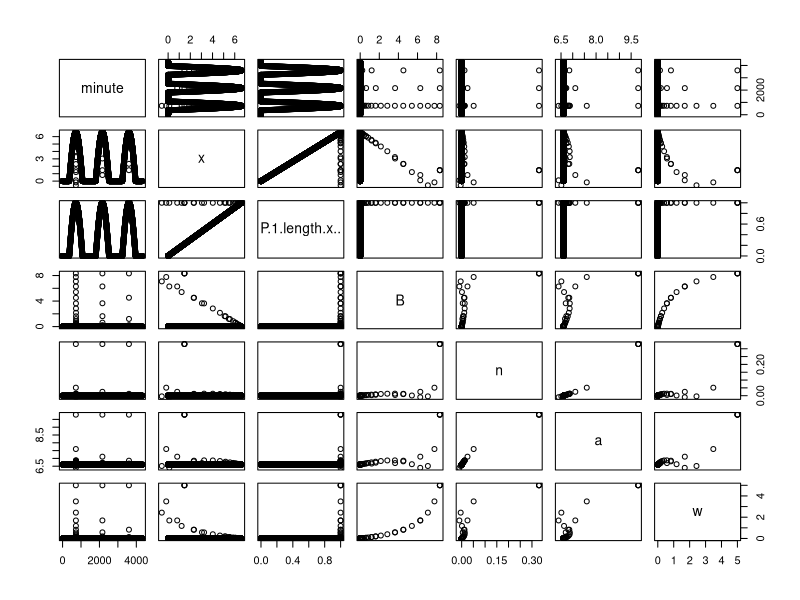

This chart was generated by the following R code:
#### Pitcher plant O2 simulation - stack algorithm
### Nathan Justice
## Last edited: 29June2015

# 6:00 sunrise = 360
# 12:00 noon = 720
# 18:00 sunset = 1080

## Variables ##

days <- 3 # total number of days
k <- 1 # carrying capacity
food <- FALSE # presence of food
feedingTime <- 720 # time at which food is added
foodWeight <- 5 # weight of food
aMax <- 10 # maximum value of augmentation
aMin <- 1 # minimum value of augmentation
beta <- 0.0005 # constant
s <- 10 # constant
d <- 0.5 # constant
c <- 100 # constant
Bscaler <- 10 # scales biological oxygen demand values
minute <- vector(mode="numeric") # t/time variable
x <- vector(mode="numeric") # amount of o2
a <- vector(mode="numeric") # augmentation function
P <- vector(mode="numeric") # photosynthesis
B <- vector(mode="numeric") # biological o2 demand
n <- vector(mode="numeric") # amount of nutrients
w <- vector(mode="numeric") # amount of food

## Functions ##

light <- function(days){
  out <- sin(2*pi*(1:720)/1440)
  out[out < 0] <- 0
  out <- c(rep(0,720/2), out, rep(0,720/2))
  rep(out, days)
}

PAR <- function(days, rise=6, set=18){
  out <- rep(0, 1440)
  out[(rise*60):(set*60)] <- 1
  rep(out, days)
}

## Initialization ##

# simulate photosynthesis as fixed values
P <- light(days)*PAR(days=days)

# initial nutrient value
n <- 0

# initial augmentation value
a <- ((aMax-aMin)/(1+exp((-s*n)-d)))+aMin

# initial biological o2 demand
B <- 0/(k+0)

# o2 at minute=0, P=0 b/c unable to index at minute=0
x <- (a*0)-B

# simulate until food is first added
# loop runs until feedingTime-2 b/c food is added AT the minute
for(i in 1:(feedingTime-2)){
  # augmentation function - default value
  a <- c(a, ((aMax-aMin)/(1+exp((-s*n[i])-d)))+aMin)

  # biological oxygen demand - default value (no food = no microbes)
  B <- c(B, 0/(k+0))

  # calculate o2 amount - product of photosynthesis alone (no food)
  x <- c(x, (a[i]*P[i])-B[i])

  # amount of food - no food
  w <- c(w, 0)

  # amount of nutrients - no nutrients
  n <- c(n, 0)

  # adjust minute
  minute <- c(minute, i)
}

# adjust minute
minute <- c(minute, length(minute)+1)

# adjust amount of food
w <- c(w, w[length(w)])

for(z in 1:days){
  # add food
  food <- TRUE
  w <- c(w, foodWeight)

  # run simulation for a full day
  for(j in 1:1440){
    # adjust minute
    minute <- c(minute, length(minute)+1)

    # adjust biological o2 demand
    B <- c(B, (w[length(minute)]/(k+w[length(minute)]))*Bscaler)

    # adjust amount of nutrients
    n <- c(n, (w[length(minute)]*x[length(minute)-1])/c)

    # adjust augmentation value
    a <- c(a, ((aMax-aMin)/(1+exp((-s*n[length(minute)])-d)))+aMin)

    # adjust o2 amount
    x <- c(x, (a[length(minute)]*P[length(minute)])-B[length(minute)])

    if(j < 1440){
      # adjust amount of food
      w <- c(w, w[length(minute)]*exp(-beta*(length(minute)+1)))
    }
  }
}

# trim objects to appropriate time
  # omitted values aren't relevant
minute <- minute[1:length(P)]
B <- B[1:length(P)]
n <- n[1:length(P)]
a <- a[1:length(P)]
x <- x[1:length(P)]
w <- w[1:length(P)]

data <- data.frame(minute, x, P[1:length(x)], B, n, a, w)
pairs(data)
